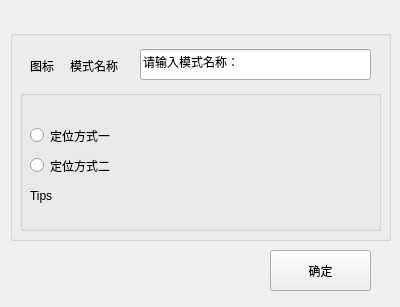
<?xml version="1.0" encoding="UTF-8"?>
<ui version="4.0">
 <class>CreatePattern</class>
 <widget class="QWidget" name="CreatePattern">
  <property name="geometry">
   <rect>
    <x>0</x>
    <y>0</y>
    <width>400</width>
    <height>307</height>
   </rect>
  </property>
  <property name="windowTitle">
   <string>CreatePattern</string>
  </property>
  <property name="styleSheet">
   <string notr="true"/>
  </property>
  <widget class="QGroupBox" name="groupBox">
   <property name="geometry">
    <rect>
     <x>10</x>
     <y>30</y>
     <width>381</width>
     <height>211</height>
    </rect>
   </property>
   <property name="title">
    <string/>
   </property>
   <widget class="QLabel" name="label_3">
    <property name="geometry">
     <rect>
      <x>20</x>
      <y>20</y>
      <width>31</width>
      <height>31</height>
     </rect>
    </property>
    <property name="text">
     <string>图标</string>
    </property>
   </widget>
   <widget class="QLabel" name="label_4">
    <property name="geometry">
     <rect>
      <x>60</x>
      <y>20</y>
      <width>51</width>
      <height>31</height>
     </rect>
    </property>
    <property name="text">
     <string>模式名称</string>
    </property>
   </widget>
   <widget class="QLineEdit" name="TB_PatternName">
    <property name="geometry">
     <rect>
      <x>130</x>
      <y>19</y>
      <width>231</width>
      <height>31</height>
     </rect>
    </property>
    <property name="text">
     <string>请输入模式名称：</string>
    </property>
   </widget>
   <widget class="QGroupBox" name="groupBox_3">
    <property name="geometry">
     <rect>
      <x>10</x>
      <y>60</y>
      <width>361</width>
      <height>141</height>
     </rect>
    </property>
    <property name="title">
     <string/>
    </property>
    <widget class="QRadioButton" name="CB_Bihe">
     <property name="geometry">
      <rect>
       <x>10</x>
       <y>30</y>
       <width>161</width>
       <height>31</height>
      </rect>
     </property>
     <property name="text">
      <string>定位方式一</string>
     </property>
    </widget>
    <widget class="QRadioButton" name="CB_QR">
     <property name="geometry">
      <rect>
       <x>10</x>
       <y>60</y>
       <width>161</width>
       <height>31</height>
      </rect>
     </property>
     <property name="text">
      <string>定位方式二</string>
     </property>
    </widget>
    <widget class="QLabel" name="LB_Message">
     <property name="geometry">
      <rect>
       <x>10</x>
       <y>90</y>
       <width>251</width>
       <height>31</height>
      </rect>
     </property>
     <property name="text">
      <string>Tips</string>
     </property>
    </widget>
   </widget>
  </widget>
  <widget class="QToolButton" name="BTN_Submit">
   <property name="geometry">
    <rect>
     <x>270</x>
     <y>250</y>
     <width>101</width>
     <height>41</height>
    </rect>
   </property>
   <property name="styleSheet">
    <string notr="true">font: 14pt &quot;黑体&quot;;</string>
   </property>
   <property name="text">
    <string>确定</string>
   </property>
  </widget>
 </widget>
 <layoutdefault spacing="6" margin="11"/>
 <resources/>
 <connections>
  <connection>
   <sender>BTN_Submit</sender>
   <signal>clicked()</signal>
   <receiver>CreatePattern</receiver>
   <slot>BTN_Submit_Click()</slot>
   <hints>
    <hint type="sourcelabel">
     <x>317</x>
     <y>271</y>
    </hint>
    <hint type="destinationlabel">
     <x>218</x>
     <y>284</y>
    </hint>
   </hints>
  </connection>
  <connection>
   <sender>CB_Bihe</sender>
   <signal>clicked()</signal>
   <receiver>CreatePattern</receiver>
   <slot>CB_Bihe_Click()</slot>
   <hints>
    <hint type="sourcelabel">
     <x>35</x>
     <y>135</y>
    </hint>
    <hint type="destinationlabel">
     <x>35</x>
     <y>275</y>
    </hint>
   </hints>
  </connection>
  <connection>
   <sender>CB_QR</sender>
   <signal>clicked()</signal>
   <receiver>CreatePattern</receiver>
   <slot>CB_QR_Click()</slot>
   <hints>
    <hint type="sourcelabel">
     <x>58</x>
     <y>170</y>
    </hint>
    <hint type="destinationlabel">
     <x>66</x>
     <y>285</y>
    </hint>
   </hints>
  </connection>
 </connections>
 <slots>
  <slot>BTN_Submit_Click()</slot>
  <slot>CB_Bihe_Click()</slot>
  <slot>CB_QR_Click()</slot>
 </slots>
</ui>
